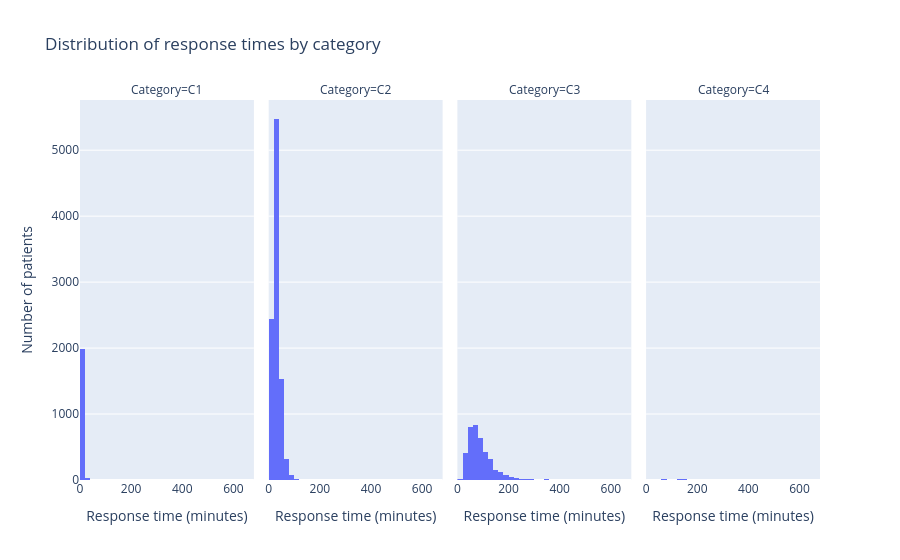

Here is the notebook cell this chart was saved with:
### Code cell
df = pd.DataFrame({
    "response_time": [p.response_time for p in model.patients],
    "category": [p.category for p in model.patients],
})

fig = px.histogram(
    df,
    x="response_time",
    facet_col="category",
    nbins=50,
    category_orders={"category": ["C1", "C2", "C3", "C4"]},
    labels={
        "response_time": "Response time (minutes)",
        "category": "Category"
    },
    title="Distribution of response times by category"
)

#fig.update_yaxes(
#    matches=None,
#    showticklabels=True,
#)
fig.layout.yaxis.title.text = "Number of patients"

fig.show()

### Figure 1 — Plotly figure (JSON) as saved in the notebook; plotly's stock layout.template omitted (floating-point values rounded to 4 significant figures; data arrays with more than 128 entries replaced by an {"elided": "..."} marker saying what was removed)
{"data": [{"bingroup": "x", "hovertemplate": "Category=C1<br>Response time (minutes)=%{x}<br>count=%{y}<extra></extra>", "legendgroup": "", "marker": {"color": "#636efa", "pattern": {"shape": ""}}, "name": "", "nbinsx": 50, "orientation": "v", "showlegend": false, "type": "histogram", "x": {"elided": "2016 float values"}, "xaxis": "x", "yaxis": "y"}, {"bingroup": "x", "hovertemplate": "Category=C2<br>Response time (minutes)=%{x}<br>count=%{y}<extra></extra>", "legendgroup": "", "marker": {"color": "#636efa", "pattern": {"shape": ""}}, "name": "", "nbinsx": 50, "orientation": "v", "showlegend": false, "type": "histogram", "x": {"elided": "9861 float values"}, "xaxis": "x2", "yaxis": "y2"}, {"bingroup": "x", "hovertemplate": "Category=C3<br>Response time (minutes)=%{x}<br>count=%{y}<extra></extra>", "legendgroup": "", "marker": {"color": "#636efa", "pattern": {"shape": ""}}, "name": "", "nbinsx": 50, "orientation": "v", "showlegend": false, "type": "histogram", "x": {"elided": "3956 float values"}, "xaxis": "x3", "yaxis": "y3"}, {"bingroup": "x", "hovertemplate": "Category=C4<br>Response time (minutes)=%{x}<br>count=%{y}<extra></extra>", "legendgroup": "", "marker": {"color": "#636efa", "pattern": {"shape": ""}}, "name": "", "nbinsx": 50, "orientation": "v", "showlegend": false, "type": "histogram", "x": [265.5, 154.8, 214.3, 85.41, 119.7, 51.22, 185.6, 124.4, 122.9, 123.5, 115.9, 157.7, 62.26, 101.6, 77.18, 96.93, 142.1, 136.3, 132.0, 71.87, 121.8, 91.8, 97.06, 71.42, 366.2, 72.72, 209.2, 43.74, 42.88, 164.7, 396.7, 75.73, 188.3, 155.0, 133.2, 239.7, 49.9, 150.4, 132.6, 109.6, 58.99, 128.2, 180.8, 65.88, 79.56, 201.6, 149.4, 278.5, 28.24, 151.3, 26.35, 159.5, 86.17, 189.5, 344.6, 175.2, 53.99, 56.7, 148.4, 62.25, 65.8, 345.7, 105.4, 190.5, 85.21, 83.54, 105.8, 36.38, 264.0, 67.52, 163.9, 161.8, 318.0, 192.7, 186.2, 521.1], "xaxis": "x4", "yaxis": "y4"}], "layout": {"annotations": [{"font": {}, "showarrow": false, "text": "Category=C1", "x": 0.1175, "xanchor": "center", "xref": "paper", "y": 1, "yanchor": "bottom", "yref": "paper"}, {"font": {}, "showarrow": false, "text": "Category=C2", "x": 0.3725, "xanchor": "center", "xref": "paper", "y": 1, "yanchor": "bottom", "yref": "paper"}, {"font": {}, "showarrow": false, "text": "Category=C3", "x": 0.6275, "xanchor": "center", "xref": "paper", "y": 1, "yanchor": "bottom", "yref": "paper"}, {"font": {}, "showarrow": false, "text": "Category=C4", "x": 0.8825, "xanchor": "center", "xref": "paper", "y": 1, "yanchor": "bottom", "yref": "paper"}], "barmode": "relative", "legend": {"tracegroupgap": 0}, "title": {"text": "Distribution of response times by category"}, "xaxis": {"anchor": "y", "domain": [0, 0.235], "title": {"text": "Response time (minutes)"}}, "xaxis2": {"anchor": "y2", "domain": [0.255, 0.49], "matches": "x", "title": {"text": "Response time (minutes)"}}, "xaxis3": {"anchor": "y3", "domain": [0.51, 0.745], "matches": "x", "title": {"text": "Response time (minutes)"}}, "xaxis4": {"anchor": "y4", "domain": [0.765, 1.0], "matches": "x", "title": {"text": "Response time (minutes)"}}, "yaxis": {"anchor": "x", "domain": [0, 1], "title": {"text": "Number of patients"}}, "yaxis2": {"anchor": "x2", "domain": [0, 1], "matches": "y", "showticklabels": false}, "yaxis3": {"anchor": "x3", "domain": [0, 1], "matches": "y", "showticklabels": false}, "yaxis4": {"anchor": "x4", "domain": [0, 1], "matches": "y", "showticklabels": false}}}
